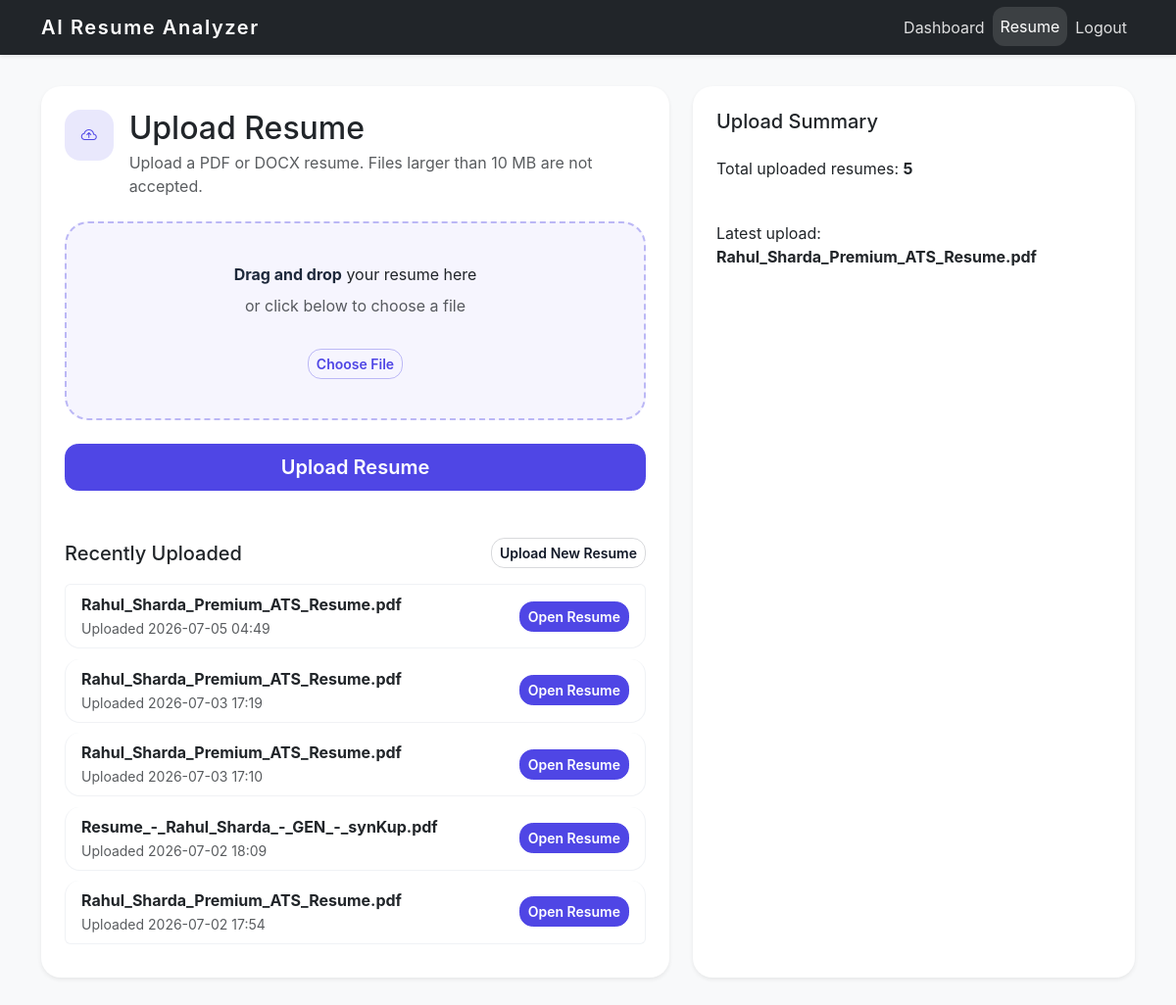
/resume/ (signed in), run on the app's committed database.
### app/models.py (models this page shows, shortened)
class Resume(db.Model):
    __tablename__ = "resumes"
    id = db.Column(db.Integer, primary_key=True)
    user_id = db.Column(db.Integer, db.ForeignKey("users.id"), nullable=False)
    original_filename = db.Column(db.String(255), nullable=False)
    stored_filename = db.Column(db.String(255), nullable=False, unique=True)
    file_size = db.Column(db.Integer, nullable=False)
    upload_time = db.Column(db.DateTime, default=datetime.utcnow, nullable=False)
    extracted_text = db.Column(db.Text, nullable=True)
    ats_score = db.Column(db.Float, nullable=True)
    user = db.relationship("User", backref=db.backref("resumes", lazy=True))

### app/resume/routes.py (the view, shortened to what this page needs)
@resume_bp.route("/", methods=["GET", "POST"])
@login_required
def index():
    form = ResumeUploadForm()
    user_resumes = Resume.query.filter_by(user_id=current_user.id).order_by(Resume.upload_time.desc()).all()
    latest_resume = user_resumes[0] if user_resumes else None
    return render_template(
        "resume/index.html",
        form=form,
        total_resumes=len(user_resumes),
        latest_resume=latest_resume,
        user_resumes=user_resumes,
    )

### app/resume/forms.py
class ResumeUploadForm(FlaskForm):
    resume_file = FileField(
        "Resume File",
        validators=[
            FileRequired(message="Please select a file to upload."),
            FileAllowed(["pdf", "docx"], "Only PDF and DOCX files are supported."),
        ],
    )
    submit = SubmitField("Upload Resume")

### app/templates/resume/index.html (shortened to what this page needs)
{% extends "base.html" %}
{% block content %}
<div class="row g-4">
  <div class="col-lg-7">
    <div class="card shadow-sm border-0 p-4">
      <div class="d-flex align-items-start gap-3 mb-4">
        <div class="icon-box">
          <span class="bi bi-cloud-arrow-up"></span>
        </div>
        <div>
          <h2 class="card-title mb-1">Upload Resume</h2>
          <p class="text-muted mb-0">Upload a PDF or DOCX resume. Files larger than 10 MB are not accepted.</p>
        </div>
      </div>
      <form method="post" enctype="multipart/form-data">
        <div class="upload-dropzone mb-4">
          <p class="mb-2"><strong>Drag and drop</strong> your resume here</p>
          <p class="text-muted">or click below to choose a file</p>
          <div class="d-grid">
            <label class="btn btn-outline-primary btn-sm mx-auto mt-3" style="max-width: 220px; cursor: pointer;">
              Choose File
            </label>
          </div>
        </div>
        <div class="d-grid">
          {{ form.submit(class="btn btn-primary btn-lg") }}
        </div>
      </form>
      {% if total_resumes %}
      <div class="mt-5">
        <div class="d-flex justify-content-between align-items-center mb-3">
          <h5 class="mb-0">Recently Uploaded</h5>
          <a href="{{ url_for('resume.index') }}" class="btn btn-outline-secondary btn-sm">Upload New Resume</a>
        </div>
        <div class="list-group">
          {% for item in user_resumes[:5] %}
          <div class="list-group-item d-flex flex-column flex-md-row justify-content-between align-items-start align-items-md-center gap-3">
            <div>
              <strong>{{ item.original_filename }}</strong><br>
              <small class="text-muted">Uploaded {{ item.upload_time.strftime('%Y-%m-%d %H:%M') }}</small>
            </div>
            <a href="{{ url_for('resume.details', resume_id=item.id) }}" class="btn btn-sm btn-primary">Open Resume</a>
          </div>
          {% endfor %}
        </div>
      </div>
      {% else %}
      <div class="empty-state text-center mt-5">
        <h4>No resumes uploaded yet</h4>
        <p class="text-muted">Upload your first resume to start ATS analysis, job matching, and interview prep.</p>
      </div>
      {% endif %}
    </div>
  </div>
  <div class="col-lg-5">
    <div class="card shadow-sm border-0 p-4 h-100">
      <h5 class="card-title">Upload Summary</h5>
      <div class="list-group list-group-flush">
        <div class="list-group-item border-0 px-0 py-3">Total uploaded resumes: <strong>{{ total_resumes }}</strong></div>
        <div class="list-group-item border-0 px-0 py-3">Latest upload: <strong>{{ latest_resume.original_filename if latest_resume else 'None yet' }}</strong></div>
      </div>
    </div>
  </div>
</div>
{% endblock %}

### app/templates/base.html (shortened to what this page needs)
<!doctype html>
<html lang="en">
  <head>
    <link href="https://cdn.jsdelivr.net/npm/bootstrap@5.3.3/dist/css/bootstrap.min.css" rel="stylesheet">
    <link href="https://cdn.jsdelivr.net/npm/bootstrap-icons@1.10.5/font/bootstrap-icons.css" rel="stylesheet">
    <link rel="stylesheet" href="{{ url_for('static', filename='css/style.css') }}">
  </head>
  <body class="bg-light">
    <nav class="navbar navbar-expand-lg navbar-dark bg-dark shadow-sm">
      <div class="container">
        <a class="navbar-brand fw-semibold" href="{{ url_for('dashboard.index') }}">AI Resume Analyzer</a>
        <div class="collapse navbar-collapse" id="mainNav">
          <div class="navbar-nav ms-auto">
            {% if current_user.is_authenticated %}
              <a class="nav-link {% if request.endpoint == 'dashboard.index' %}active{% endif %}" href="{{ url_for('dashboard.index') }}">Dashboard</a>
              <a class="nav-link {% if request.endpoint and (request.endpoint == 'resume.index' or request.endpoint.startswith('resume.')) %}active{% endif %}" href="{{ url_for('resume.index') }}">Resume</a>
              <a class="nav-link" href="{{ url_for('auth.logout') }}">Logout</a>
            {% else %}
              <a class="nav-link {% if request.endpoint == 'auth.login' %}active{% endif %}" href="{{ url_for('auth.login') }}">Login</a>
              <a class="nav-link {% if request.endpoint == 'auth.register' %}active{% endif %}" href="{{ url_for('auth.register') }}">Register</a>
            {% endif %}
          </div>
        </div>
      </div>
    </nav>
    <main class="container main-container">
      {% block content %}{% endblock %}
    </main>
  </body>
</html>

### app/static/css/style.css (style rules this page uses)
body { background-color: #eef2ff; font-family: "Inter", "Segoe UI", Roboto, Arial, sans-serif; color: #0f172a; }
html { scroll-behavior: smooth; }
.navbar { background: #0f172a; }
.navbar-brand { letter-spacing: 0.08em; font-weight: 700; }
.navbar .nav-link { color: rgba(255, 255, 255, 0.85); transition: color 0.2s ease, background-color 0.2s ease, transform 0.2s ease; border-radius: 0.75rem; padding: 0.5rem 0.85rem; }
.navbar .nav-link:hover, .navbar .nav-link.active { color: #ffffff; background-color: rgba(255, 255, 255, 0.12); transform: translateY(-1px); }
.list-group-item { border-radius: 0.95rem; border: 1px solid rgba(148, 163, 184, 0.14); margin-bottom: 0.65rem; }
.btn-outline-primary { color: #4f46e5; border-color: rgba(79, 70, 229, 0.35); }
.main-container { padding-top: 2rem; padding-bottom: 2.5rem; }
.card, .card-body { border-radius: 1.25rem; }
.card { border: none; background-color: #ffffff; box-shadow: 0 18px 50px rgba(15, 23, 42, 0.08); }
.btn { border-radius: 0.85rem; font-weight: 600; }
.btn-primary { background-color: #4f46e5; border-color: #4f46e5; }
.btn-outline-secondary { border-color: rgba(15, 23, 42, 0.16); color: #111827; }
.upload-dropzone { border: 2px dashed rgba(79, 70, 229, 0.35); border-radius: 1.5rem; background: rgba(79, 70, 229, 0.05); padding: 2.5rem; text-align: center; transition: border-color 0.2s ease, background-color 0.2s ease, transform 0.2s ease; }
.upload-dropzone strong { color: #1e293b; }
.icon-box { width: 3.25rem; height: 3.25rem; border-radius: 1rem; display: inline-flex; align-items: center; justify-content: center; background: rgba(79, 70, 229, 0.12); color: #4f46e5; margin-bottom: 1rem; }

### data on the page
Resume: original_filename "Rahul_Sharda_Premium_ATS_Resume.pdf", upload_time "2026-07-05 04:49"
Resume: original_filename "Rahul_Sharda_Premium_ATS_Resume.pdf", upload_time "2026-07-03 17:19"
Resume: original_filename "Rahul_Sharda_Premium_ATS_Resume.pdf", upload_time "2026-07-03 17:10"
Resume: original_filename "Resume_-_Rahul_Sharda_-_GEN_-_synKup.pdf", upload_time "2026-07-02 18:09"
Resume: original_filename "Rahul_Sharda_Premium_ATS_Resume.pdf", upload_time "2026-07-02 17:54"

### other printed values
{{ total_resumes }} "5"
